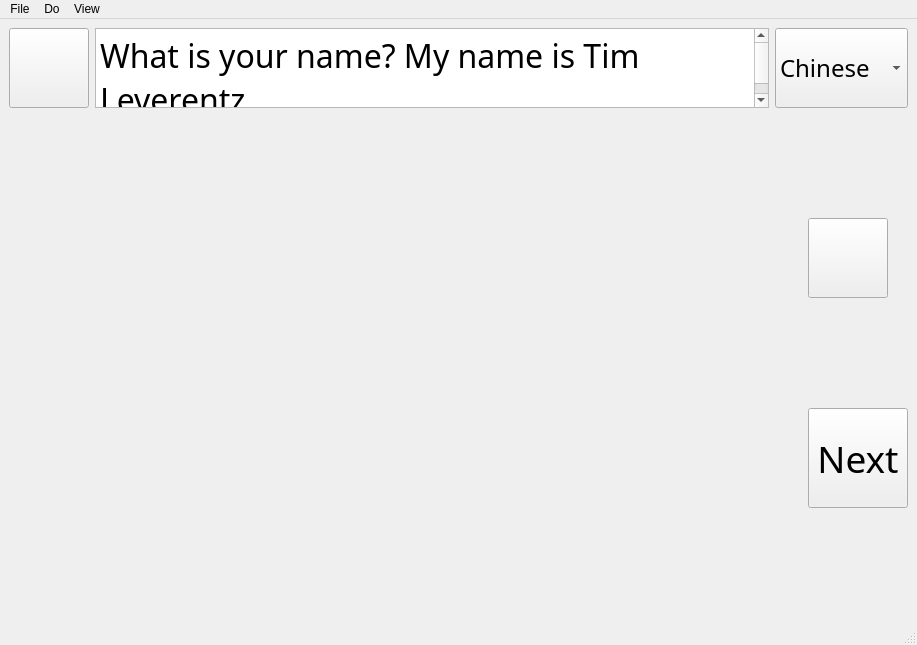
<?xml version="1.0" encoding="UTF-8"?>
<ui version="4.0">
 <class>MainWindow</class>
 <widget class="QMainWindow" name="MainWindow">
  <property name="geometry">
   <rect>
    <x>0</x>
    <y>0</y>
    <width>917</width>
    <height>644</height>
   </rect>
  </property>
  <property name="windowTitle">
   <string>Recording</string>
  </property>
  <property name="windowIcon">
   <iconset resource="sound_button.qrc">
    <normaloff>:/icon/cloudsound2.png</normaloff>:/icon/cloudsound2.png</iconset>
  </property>
  <property name="iconSize">
   <size>
    <width>300</width>
    <height>300</height>
   </size>
  </property>
  <property name="toolButtonStyle">
   <enum>Qt::ToolButtonTextBesideIcon</enum>
  </property>
  <property name="animated">
   <bool>true</bool>
  </property>
  <widget class="QWidget" name="centralwidget">
   <layout class="QVBoxLayout" name="verticalLayout_2">
    <item>
     <layout class="QHBoxLayout" name="horizontalLayout">
      <property name="sizeConstraint">
       <enum>QLayout::SetDefaultConstraint</enum>
      </property>
      <item>
       <widget class="QPushButton" name="soundbutton">
        <property name="minimumSize">
         <size>
          <width>80</width>
          <height>80</height>
         </size>
        </property>
        <property name="maximumSize">
         <size>
          <width>80</width>
          <height>80</height>
         </size>
        </property>
        <property name="styleSheet">
         <string notr="true">background-image: url(:/icon/sound.png);</string>
        </property>
        <property name="text">
         <string/>
        </property>
       </widget>
      </item>
      <item>
       <widget class="QTextBrowser" name="word_display">
        <property name="maximumSize">
         <size>
          <width>16777215</width>
          <height>100</height>
         </size>
        </property>
        <property name="font">
         <font>
          <family>Didact Gothic</family>
          <pointsize>24</pointsize>
         </font>
        </property>
        <property name="html">
         <string>&lt;!DOCTYPE HTML PUBLIC &quot;-//W3C//DTD HTML 4.0//EN&quot; &quot;http://www.w3.org/TR/REC-html40/strict.dtd&quot;&gt;
&lt;html&gt;&lt;head&gt;&lt;meta name=&quot;qrichtext&quot; content=&quot;1&quot; /&gt;&lt;style type=&quot;text/css&quot;&gt;
p, li { white-space: pre-wrap; }
&lt;/style&gt;&lt;/head&gt;&lt;body style=&quot; font-family:'Didact Gothic'; font-size:24pt; font-weight:400; font-style:normal;&quot;&gt;
&lt;p style=&quot; margin-top:0px; margin-bottom:0px; margin-left:0px; margin-right:0px; -qt-block-indent:0; text-indent:0px;&quot;&gt;What is your name? My name is Tim Leverentz.&lt;/p&gt;&lt;/body&gt;&lt;/html&gt;</string>
        </property>
       </widget>
      </item>
      <item>
       <widget class="QComboBox" name="languagebox">
        <property name="maximumSize">
         <size>
          <width>16777215</width>
          <height>200</height>
         </size>
        </property>
        <property name="font">
         <font>
          <family>Didact Gothic</family>
          <pointsize>18</pointsize>
         </font>
        </property>
        <item>
         <property name="text">
          <string>Chinese</string>
         </property>
        </item>
        <item>
         <property name="text">
          <string>Karen</string>
         </property>
        </item>
        <item>
         <property name="text">
          <string>Burmese</string>
         </property>
        </item>
        <item>
         <property name="text">
          <string>Nepalese</string>
         </property>
        </item>
        <item>
         <property name="text">
          <string>Somali</string>
         </property>
        </item>
       </widget>
      </item>
     </layout>
    </item>
    <item>
     <layout class="QGridLayout" name="gridLayout_2">
      <item row="0" column="2">
       <layout class="QVBoxLayout" name="verticalLayout_5">
        <item>
         <widget class="QPushButton" name="recordbutton">
          <property name="minimumSize">
           <size>
            <width>80</width>
            <height>80</height>
           </size>
          </property>
          <property name="maximumSize">
           <size>
            <width>80</width>
            <height>80</height>
           </size>
          </property>
          <property name="styleSheet">
           <string notr="true">background-image: url(:/icon/mic.png);</string>
          </property>
          <property name="text">
           <string/>
          </property>
         </widget>
        </item>
        <item>
         <widget class="QPushButton" name="nextbutton">
          <property name="maximumSize">
           <size>
            <width>100</width>
            <height>100</height>
           </size>
          </property>
          <property name="font">
           <font>
            <family>Didact Gothic</family>
            <pointsize>28</pointsize>
           </font>
          </property>
          <property name="text">
           <string>Next</string>
          </property>
         </widget>
        </item>
       </layout>
      </item>
      <item row="0" column="1">
       <widget class="QLabel" name="label">
        <property name="minimumSize">
         <size>
          <width>500</width>
          <height>500</height>
         </size>
        </property>
        <property name="baseSize">
         <size>
          <width>0</width>
          <height>0</height>
         </size>
        </property>
        <property name="text">
         <string/>
        </property>
       </widget>
      </item>
     </layout>
    </item>
   </layout>
  </widget>
  <widget class="QMenuBar" name="menubar">
   <property name="geometry">
    <rect>
     <x>0</x>
     <y>0</y>
     <width>917</width>
     <height>18</height>
    </rect>
   </property>
   <widget class="QMenu" name="menuFile">
    <property name="title">
     <string>File</string>
    </property>
    <addaction name="actionQuit"/>
   </widget>
   <widget class="QMenu" name="menuDo">
    <property name="title">
     <string>Do</string>
    </property>
    <addaction name="actionRecord"/>
   </widget>
   <widget class="QMenu" name="menuView">
    <property name="title">
     <string>View</string>
    </property>
    <addaction name="actionFullscreen"/>
    <addaction name="actionRegular"/>
   </widget>
   <addaction name="menuFile"/>
   <addaction name="menuDo"/>
   <addaction name="menuView"/>
  </widget>
  <widget class="QStatusBar" name="statusbar"/>
  <action name="actionQuit">
   <property name="text">
    <string>Quit</string>
   </property>
   <property name="shortcut">
    <string>Ctrl+Q</string>
   </property>
  </action>
  <action name="actionRecord">
   <property name="text">
    <string>Record</string>
   </property>
   <property name="shortcut">
    <string>Space</string>
   </property>
  </action>
  <action name="actionFullscreen">
   <property name="text">
    <string>Fullscreen</string>
   </property>
  </action>
  <action name="actionRegular">
   <property name="text">
    <string>Regular</string>
   </property>
  </action>
 </widget>
 <resources>
  <include location="sound_button.qrc"/>
 </resources>
 <connections>
  <connection>
   <sender>actionQuit</sender>
   <signal>triggered()</signal>
   <receiver>MainWindow</receiver>
   <slot>close()</slot>
   <hints>
    <hint type="sourcelabel">
     <x>-1</x>
     <y>-1</y>
    </hint>
    <hint type="destinationlabel">
     <x>458</x>
     <y>299</y>
    </hint>
   </hints>
  </connection>
  <connection>
   <sender>actionFullscreen</sender>
   <signal>triggered()</signal>
   <receiver>MainWindow</receiver>
   <slot>showFullScreen()</slot>
   <hints>
    <hint type="sourcelabel">
     <x>-1</x>
     <y>-1</y>
    </hint>
    <hint type="destinationlabel">
     <x>458</x>
     <y>299</y>
    </hint>
   </hints>
  </connection>
  <connection>
   <sender>actionRegular</sender>
   <signal>triggered()</signal>
   <receiver>MainWindow</receiver>
   <slot>showNormal()</slot>
   <hints>
    <hint type="sourcelabel">
     <x>-1</x>
     <y>-1</y>
    </hint>
    <hint type="destinationlabel">
     <x>458</x>
     <y>299</y>
    </hint>
   </hints>
  </connection>
 </connections>
</ui>
